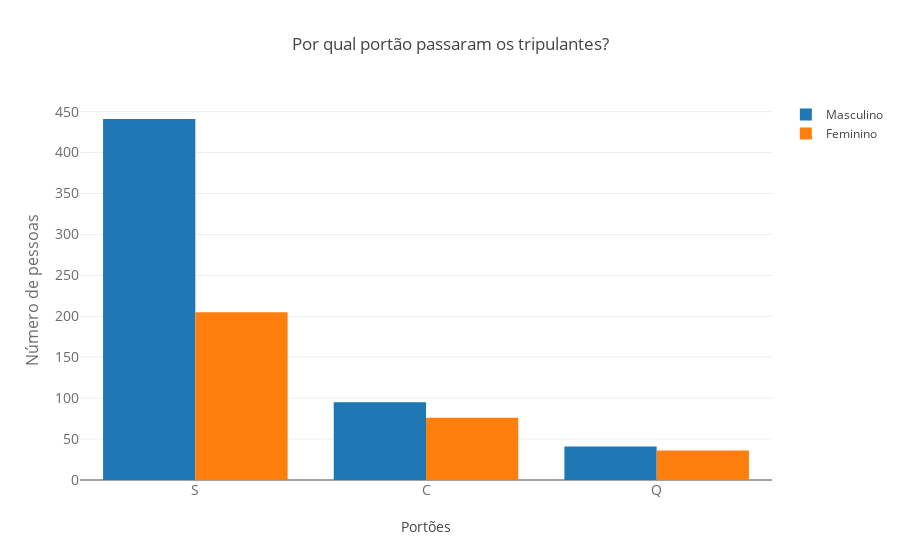

Source (notebook cell):
### Markdown cell above
Fonte: https://plot.ly/python/bar-charts/

### Code cell
trace1 = go.Bar(
    x=['S', 'C', 'Q'],
    y=[441,95,41],
    name='Masculino'
)
trace2 = go.Bar(
    x=['S', 'C', 'Q'],
    y=[205,76,36],
    name='Feminino'
)

data = [trace1, trace2]

layout = go.Layout(
    title='Por qual portão passaram os tripulantes?',
    xaxis=dict(
        title="Portões",
        tickfont=dict(
            size=14,
            color='rgb(107, 107, 107)'
        )
    ),
    yaxis=dict(
        title='Número de pessoas',
        titlefont=dict(
            size=16,
            color='rgb(107, 107, 107)'
        ),
        tickfont=dict(
            size=14,
            color='rgb(107, 107, 107)'
        )
    )
)

fig = go.Figure(data=data, layout=layout)
py.iplot(fig, filename='grouped-bar')

### Figure 1 — Plotly figure (JSON) as saved in the notebook; plotly's stock layout.template omitted (floating-point values rounded to 4 significant figures)
{"data": [{"name": "Masculino", "type": "bar", "x": ["S", "C", "Q"], "y": [441, 95, 41]}, {"name": "Feminino", "type": "bar", "x": ["S", "C", "Q"], "y": [205, 76, 36]}], "layout": {"title": "Por qual portão passaram os tripulantes?", "xaxis": {"tickfont": {"color": "rgb(107, 107, 107)", "size": 14}, "title": "Portões"}, "yaxis": {"tickfont": {"color": "rgb(107, 107, 107)", "size": 14}, "title": "Número de pessoas", "titlefont": {"color": "rgb(107, 107, 107)", "size": 16}}}}
